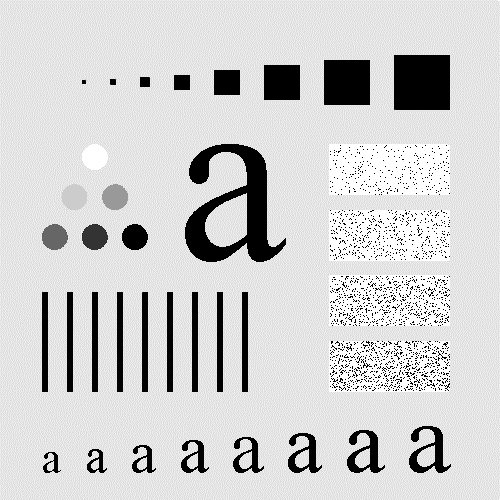
#> input picture image.png, 500 x 500 px
$ python Q2.1.py
#> lines starting #> are read from the running program, lines starting #| are printed output that depends on the picture
#> further down, img is the input picture: shape (500, 500); min 0, max 255, mean 207.1
import numpy as np
import cv2
import matplotlib.pyplot as plt
from scipy.ndimage.filters import gaussian_filter

def getFourier(img): # function for fourier
	f = np.fft.fft2(img)
	fshift = np.fft.fftshift(f)

	return fshift

def degradeFilter(shape): # filter defination
#> called with shape = (500, 500)
	filt = np.zeros((shape),dtype="complex_")
	for i in range(shape[0]):
		for j in range(shape[1]):
			u = i-shape[0]/2
			v = j-shape[1]/2
			real =  (0.001 + np.sin(np.pi*(0.1*(u) + 0.1*(v)))) * np.cos(np.pi*(0.1*(u) + 0.1*(v)))/(0.001 + np.pi*(0.1*(u) + 0.1*(v)))
			comp = -(0.001 + np.sin(np.pi*(0.1*(u) + 0.1*(v)))) * np.sin(np.pi*(0.1*(u) + 0.1*(v)))/(0.001 + np.pi*(0.1*(u) + 0.1*(v)))
			filt[i][j] = complex(real, comp)

	return filt

def applyFilter(imgFFT,FreqFilter): # function which applies filter on image (both in fourier domain) and returns normal image
	FreqFiltered = imgFFT*FreqFilter
	FreqFilteredShift = np.fft.fftshift(FreqFiltered)
	Filtered = np.fft.ifft2(FreqFilteredShift)
	ImgFiltered = np.abs(Filtered)
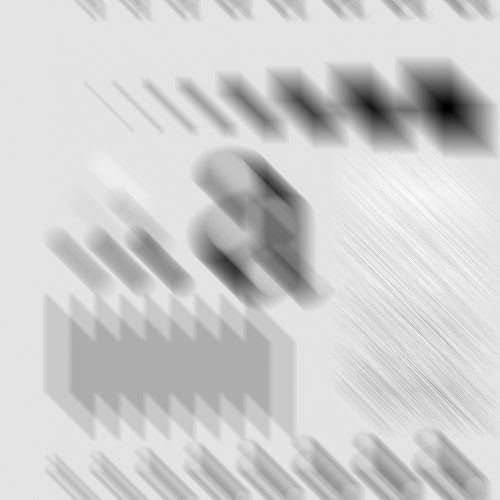
#> ImgFiltered: shape (500, 500) float64; min 0.16, max 255.8, mean 207.1; drawn with min black and max white
	ImgFiltered = ((ImgFiltered - ImgFiltered.min())*255.0)/(ImgFiltered.max() - ImgFiltered.min())
	ImgFiltered = ImgFiltered.astype("uint8")

	return ImgFiltered

if __name__ == "__main__":
	# opening image in single channel mode
	img = cv2.imread("image.png",0)
	# cv2.imshow("img",img)

	# converts in fourier domain
	imgFFT = getFourier(img)
	# making filter
	FreqFilter = degradeFilter(imgFFT.shape)
	# inverse filter
	invFreqFilter = 1.0/(FreqFilter + 0.1)

	# degrades using given function
	ImgFiltered = applyFilter(imgFFT,FreqFilter)

	cv2.imshow("Filtered",ImgFiltered)

	imgMax = img.max()
#> imgMax = 255
	StdDevi = [0.05*i*imgMax for i in range(6)]
#> StdDevi = [0, 12.75, 25.5, 38.25, 51, 63.75]
	# adding noise
	noisyImgs = [ImgFiltered.astype(float) + np.random.normal(0, StdDevi[i], ImgFiltered.shape) for i in range(6)]
#> noisyImgs = 6 items
	# gaussian conversion
	noisyImgs = [gaussian_filter(noisyImgs[i],sigma=i) for i in range(len(noisyImgs))]
	# fourier of noise added images
	noisyImgsFFT = [getFourier(noisyImgs[i]) for i in range(len(noisyImgs))]
#> noisyImgsFFT = 6 items
	# inverse filtering on noise images
	noisyImgsFiltered = [applyFilter(i,invFreqFilter) for i in noisyImgsFFT]
#> noisyImgsFiltered = 6 items

	for i in range(len(noisyImgs)):
		cv2.imshow(str(i),noisyImgsFiltered[i])
		cv2.imwrite("./Results/Q2.1 std devi : " + str(round(StdDevi[i],2)) + " filtered output.png",noisyImgsFiltered[i])
#> this loop made 6 passes
#> pass 1, `cv2.imshow(str(i),noisyImgsFiltered[i])`:
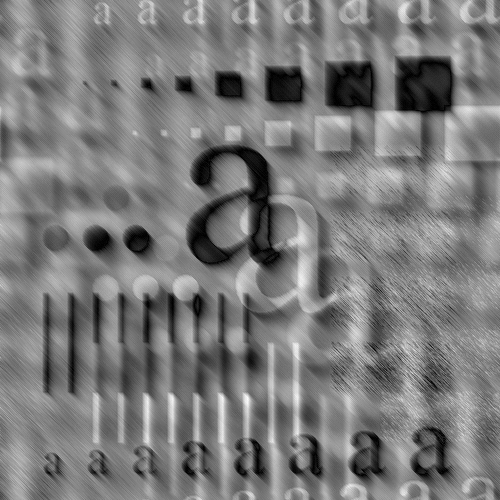
#> window '0': shape (500, 500); min 0, max 254, mean 122.7
#> pass 2, `cv2.imshow(str(i),noisyImgsFiltered[i])`:
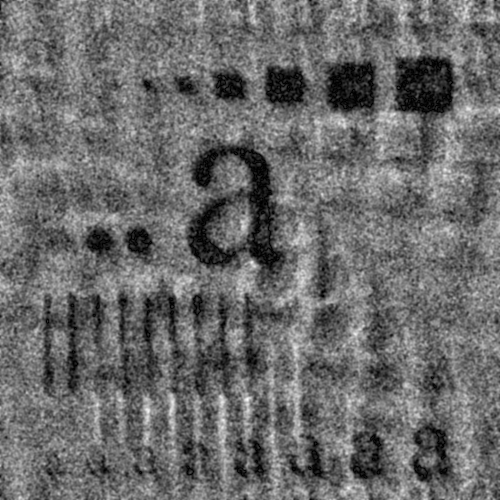
#> window '1': shape (500, 500); min 0, max 255, mean 106.8

	# RRMSE calculations
	RRMSEnoisy =[(np.sum((img - noisyImgs[i])**2)*1.0/np.sum((img)**2))**0.5 for i in range(len(noisyImgs))]
#> RRMSEnoisy = [6.52, 6.52, 6.52, 6.5, 6.49, 6.49]
	RRMSEfiltered =[(np.sum((img - noisyImgsFiltered[i])**2)*1.0/np.sum((img)**2))**0.5 for i in range(len(noisyImgs))]
#> RRMSEfiltered = [0.961, 0.939, 0.944, 0.952, 0.935, 0.939]

	plt.plot(StdDevi,RRMSEnoisy)
	plt.savefig("./Results/Q2.1.1 - RRMSE degraded image.png")
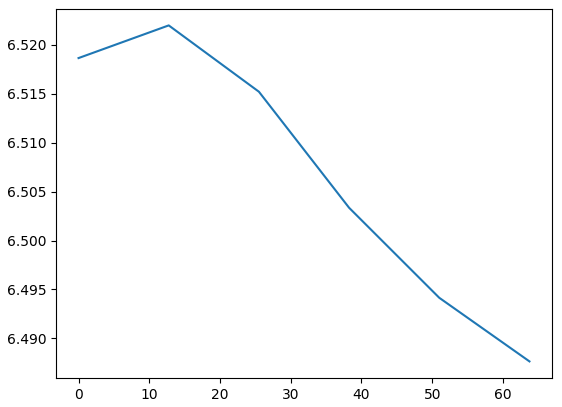
#> figure drawn by matplotlib, 1 panel
	plt.show()
	plt.plot(StdDevi,RRMSEfiltered)
	plt.savefig("./Results/Q2.1.2 - RRMSE filtered images.png")
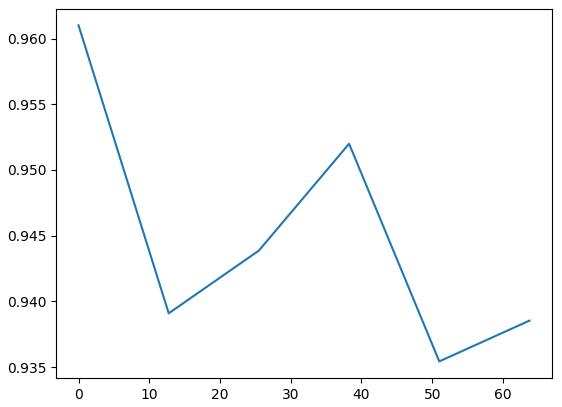
#> figure drawn by matplotlib, 1 panel
	plt.show()

	cv2.waitKey(0)
	cv2.destroyAllWindows()
